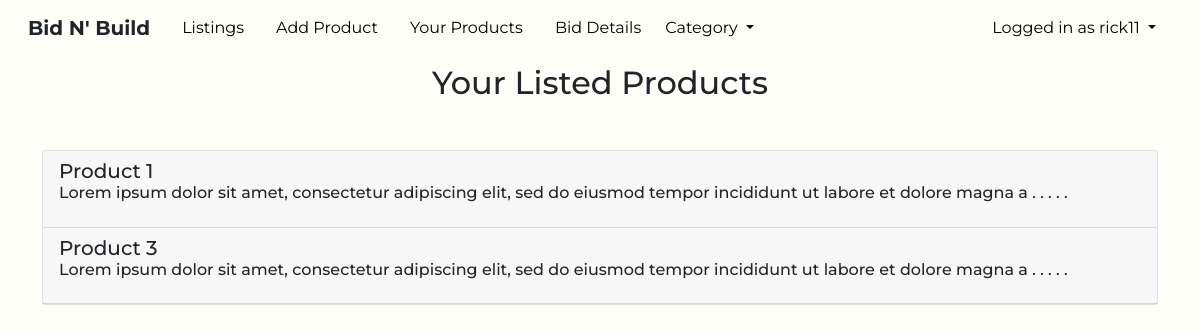
Page /customer-product-list/14 (signed in) on the earlier database version.
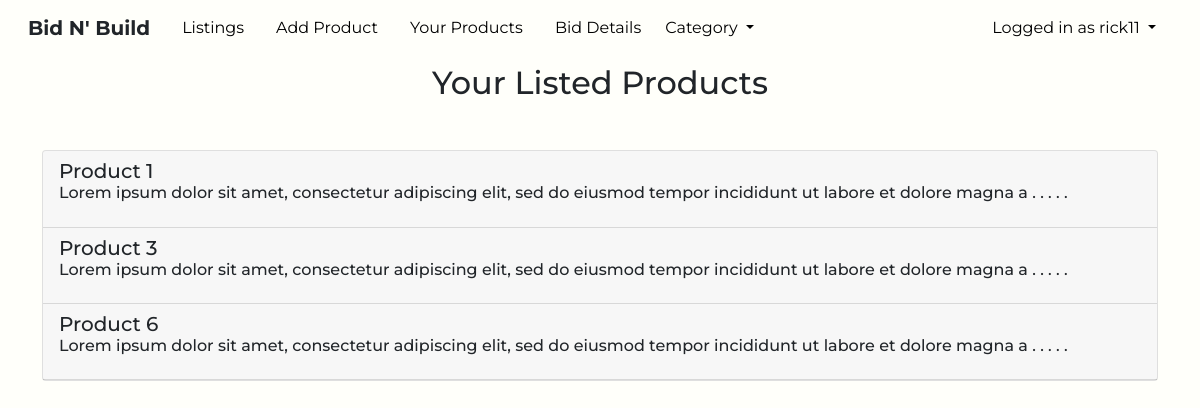
Same page on the later database version.
### home/models.py (models this page shows, shortened)
class Product(models.Model):
    title=models.CharField(max_length=255)
    author=models.ForeignKey(Customer, on_delete=models.CASCADE)
    order=models.BooleanField(default=False)
    product_image = models.ImageField(null=True, blank=True, upload_to='images/products/')
    desc=RichTextField(blank=True, null=True)
    price=models.DecimalField(max_digits=8, decimal_places=2)
    category=models.ForeignKey(Category, on_delete=models.CASCADE)
    created_at = models.DateTimeField(auto_now_add=True)
    updated_at = models.DateTimeField(auto_now=True)

### home/views.py (the view)
# urls.py: path('customer-product-list/<int:pk>', views.customer_product_list, name='customer_product_list'),
def customer_product_list(request,pk):
    try:
        pk=Customer.objects.get(user=request.user)
        all_posted_product=Product.objects.filter(author=pk).order_by('created_at')
        context['all_posted_product']=all_posted_product
        all_bids=Bid.objects.all()
    except:
        messages.warning(request, "You have no Product")
        return redirect('all_product_details')
    return render(request,'product/customer_product_list.html',context)

### templates/product/customer_product_list.html (shortened to what this page needs)
{% extends 'base.html' %}
{% load static %}
{% block body %}
<section id="view-listed-products">
    <h2 class="text-center">Your Listed Products</h2>
    <div class="container my-5">
    <div id="accordion">
      {% if all_posted_product %}
      <div class="card">
        {% for product in all_posted_product %}
        <div class="card-header" id="headingTwo" data-toggle="collapse" data-target="#product_{{product.pk}}" aria-expanded="true" aria-controls="product_{{product.pk}}">
          <h5 class="mb-0">{{ product.title }}</h5>
          <h6 class="mb-0">{{ product.desc | slice:':120' | safe }} . . . . .</h6>
        </div>
        {% endfor %}
      </div>
      {% else %}
      <p>You Have no Product <a href="{% url 'add_product' %}">Add one</a> </p>
      {% endif %}
    </div>
  </div>
  </section>
{% endblock body %}

Differences in the rows shown:
added Product: title "Product 6", desc "Lorem ipsum dolor sit amet, consectetur adipiscing elit, sed do eiusmod tempor incididunt ut labore et dolore magna a"
